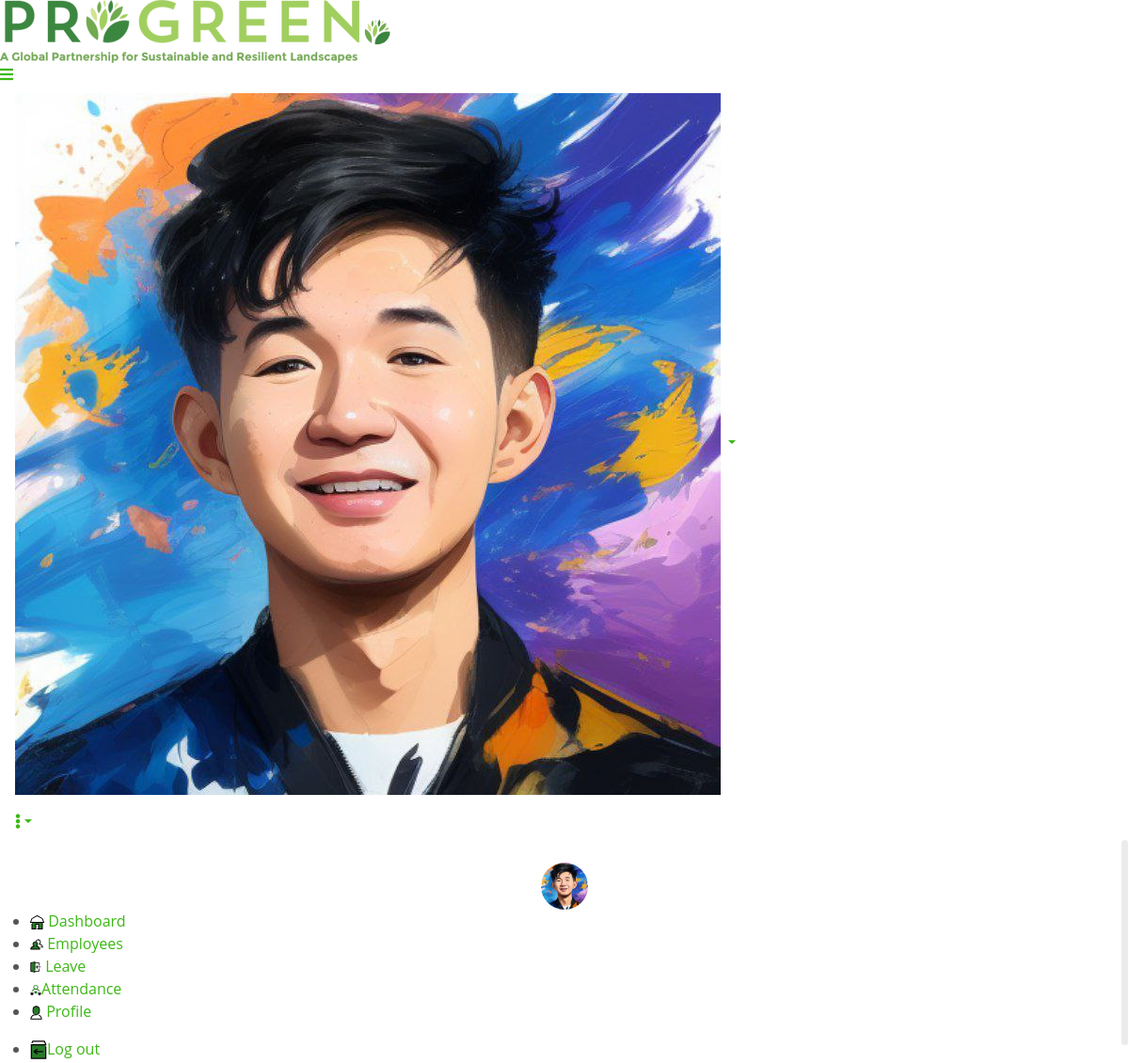
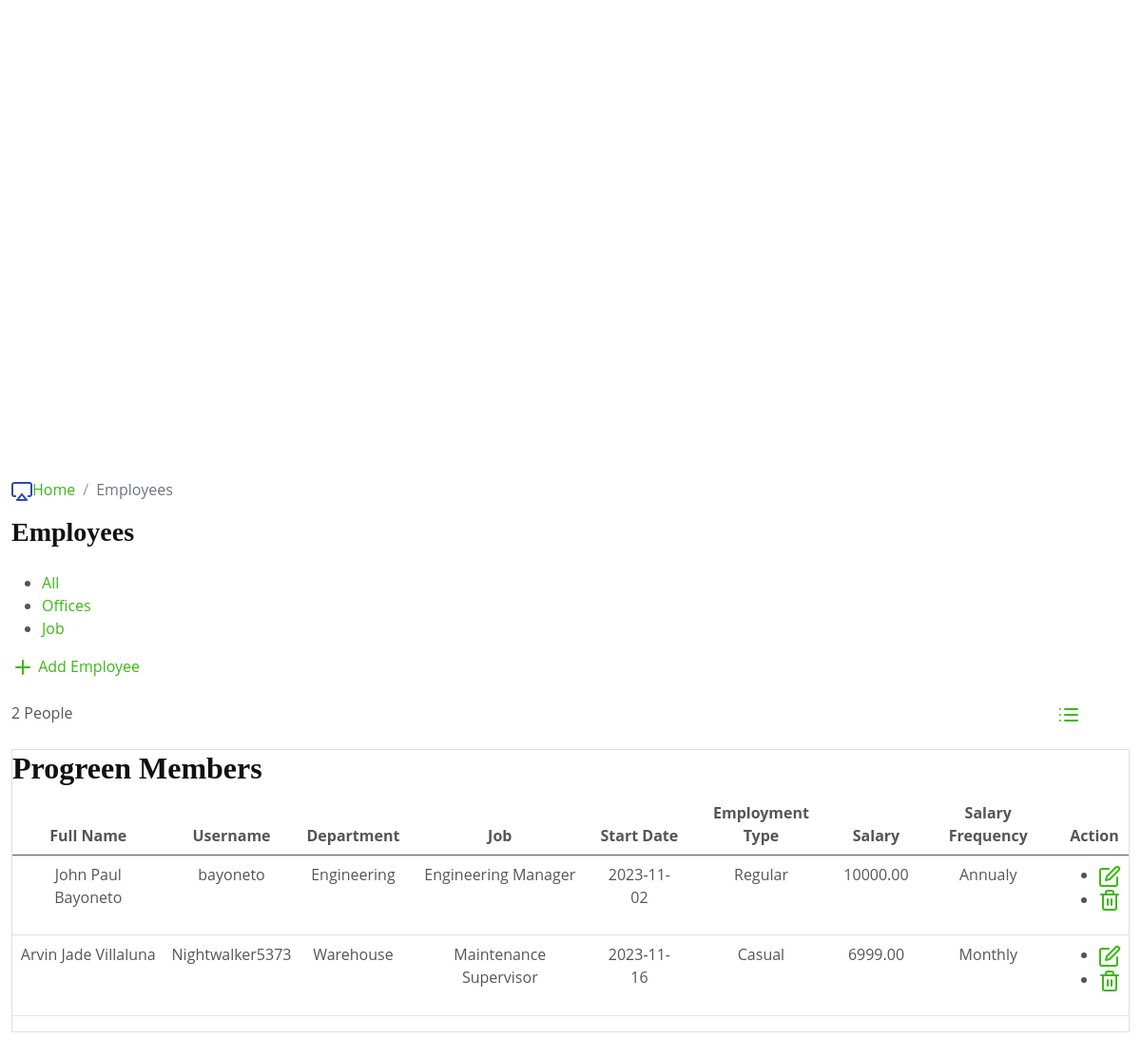
Page /employee.php on the committed database (2 pictures, top to bottom).
### tables this page shows
CREATE TABLE `employee` (
  `employeeID` int(11) NOT NULL,
  `firstName` varchar(50) DEFAULT NULL,
  `lastName` varchar(50) DEFAULT NULL,
  `email` varchar(100) DEFAULT NULL,
  `username` varchar(50) DEFAULT NULL,
  `password` varchar(50) DEFAULT NULL,
  `departmentID` int(11) DEFAULT NULL,
  `jobID` int(11) DEFAULT NULL,
  `startDate` date DEFAULT NULL,
  `employmentType` varchar(50) DEFAULT NULL,
  `salary` decimal(10,2) DEFAULT NULL,
  `salaryFrequency` varchar(20) DEFAULT NULL,
  `profilePictureID` int(11) DEFAULT NULL
);

CREATE TABLE `department` (
  `deptID` int(11) NOT NULL,
  `deptName` varchar(50) DEFAULT NULL
);

CREATE TABLE `job` (
  `jobID` int(11) NOT NULL,
  `jobTitle` varchar(100) DEFAULT NULL,
  `departmentID` int(11) DEFAULT NULL
);

### employee.php (the view, shortened to what this page needs)
<?php
include_once("includes/system_header.php");
include_once("includes/system_main_wraper.php");
include_once("includes/system_navbar.php");
include_once("includes/sidebar.php");
?>
<link rel="stylesheet" href="assets/css/bootstrap.min.css">
<link rel="stylesheet" href="assets/plugins/select2/css/select2.min.css">
<link rel="stylesheet" href="assets/plugins/fontawesome/css/fontawesome.min.css">
<link rel="stylesheet" href="assets/plugins/fontawesome/css/all.min.css">
<link rel="stylesheet" href="assets/css/style.css">
<div class="page-wrapper">
	<div class="content container-fluid">
		<div class="row">
			<div class="col-xl-12 col-sm-12 col-12">
				<div class="breadcrumb-path mb-4">
					<ul class="breadcrumb">
						<li class="breadcrumb-item"><a href="dashboard.php"><img src="assets/img/dash.png" class="mr-2" alt="breadcrumb" />Home</a>
						</li>
						<li class="breadcrumb-item active"> Employees</li>
					</ul>
					<h3>Employees</h3>
				</div>
			</div>
			<div class="col-xl-12 col-sm-12 col-12 mb-4">
				<div class="head-link-set">
					<ul>
						<li><a class="active" href="#">All</a></li>
						<li><a href="employee-office.php">Offices</a></li>
						<li><a href="employee-job.php">Job</a></li>
					</ul>
					<a class="btn-add" href="add-employee.php"><i data-feather="plus"></i> Add Employee</a>
				</div>
			</div>
			<div class="col-xl-12 col-sm-12 col-12 mb-4">
				<div class="row">
					<div class="col-xl-11 col-sm-8 col-12 ">
					<?php
						$countQuery = "SELECT COUNT(*) AS employeeCount FROM employee";
						$countResult = mysqli_query($con, $countQuery);
						$employeeCount = mysqli_fetch_assoc($countResult)['employeeCount'];
					?>
					<label class="employee_count"><?php echo $employeeCount; ?> People</label>
					</div>
					<div class="col-xl-1 col-sm-2 col-12 ">
						<a href="#" class="btn-view active"><i data-feather="list"></i> </a>
					</div>
				</div>
			</div>
			<div class="col-xl-12 col-sm-12 col-12 mb-4">
				<div class="card">
					<div class="table-heading">
						<h2>Progreen Members</h2>
					</div>
					<div class="table-responsive" style="max-height: 500px; overflow-y: auto; overflow-x: auto;">
						<table class="table custom-table no-footer" >
							<thead>
								<tr class="text-center">
									<th>Full Name</th>
									<th>Username</th>
									<th>Department</th>
									<th>Job</th>
									<th>Start Date</th>
									<th>Employment Type</th>
									<th>Salary</th>
									<th>Salary Frequency</th>
									<th>Action</th>
								</tr>
							</thead>
							<tbody>
								<tr>
									<?php
										$query = "SELECT * FROM employee";
										$result = mysqli_query($con, $query);
										while ($row = mysqli_fetch_assoc($result)) {
											echo "<tr class='text-center'>";
											echo "<td>" . $row['firstName'] . " " . $row['lastName'] . "</td>";
											echo "<td>" . $row['username'] . "</td>";
											$departmentQuery = "SELECT deptName FROM department WHERE deptID = " . $row['departmentID'];
											$departmentResult = mysqli_query($con, $departmentQuery);
											$departmentName = mysqli_fetch_assoc($departmentResult)['deptName'];
											$jobQuery = "SELECT jobTitle FROM job WHERE jobID = " . $row['jobID'];
											$jobResult = mysqli_query($con, $jobQuery);
											$jobTitle = mysqli_fetch_assoc($jobResult)['jobTitle'];
											echo "<td>" . $departmentName . "</td>";
											echo "<td>" . $jobTitle . "</td>";
											echo "<td>" . $row['startDate'] . "</td>";
											echo "<td>" . $row['employmentType'] . "</td>";
											echo "<td>" . $row['salary'] . "</td>";
											echo "<td>" . $row['salaryFrequency'] . "</td>";
											echo '<td>';
											echo '<div class="employee-head">';
											echo '<ul>';
											echo '<li><a class="edit_employee" data-employee-id="' . $row['employeeID'] . '" data-toggle="modal" data-target="#edit"><i data-feather="edit"></i></a></li>';
											echo '<li><a class="edit_delete" data-employee-id="' . $row['employeeID'] . '" data-toggle="modal" data-target="#delete"><i data-feather="trash-2"></i></a></li>';
											echo '</ul>';
											echo '</div>';
											echo '</td>';
											echo "</tr>";
										}
									?>
								</tr>
							</tbody>
						</table>
					</div>
				</div>
			</div>
		</div>
	</div>
</div>
</div>
</body>
</html>

### includes/system_header.php (shortened to what this page needs)
<!DOCTYPE html>
<html lang="en">
<head>
<link rel="stylesheet" href="assets/css/bootstrap.min.css">
<link rel="stylesheet" href="assets/plugins/fontawesome/css/fontawesome.min.css">
<link rel="stylesheet" href="assets/plugins/fontawesome/css/all.min.css">
<link rel="stylesheet" href="assets/css/style.css">
</head>
<body>

### includes/system_main_wraper.php (shortened to what this page needs)
<div class="main-wrapper">
<div class="header">
<div class="header-left">
<a href="index.php" class="logo">
<img src="assets/img/logo_0.png" alt="Logo" class="img-fluid">
</a>
<a href="index.php" class="logo logo-small">
<img src="assets/img/logo (1).png" alt="Logo" class="img-fluid" style="max-width: 30px;">
</a>
</div>

### includes/system_navbar.php (shortened to what this page needs)
<a class="mobile_btn" id="mobile_btn">
    <i class="fas fa-bars"></i>
</a>
<ul class="nav user-menu">
    <li class="nav-item dropdown has-arrow main-drop">
        <a href="#" class="dropdown-toggle nav-link" data-toggle="dropdown">
            <span class="user-img">
                <img src="assets/img/profile.jpg" alt="">
            </span>
        </a>
    </li>
</ul>
<div class="dropdown mobile-user-menu show">
    <a href="#" class="nav-link dropdown-toggle" data-toggle="dropdown" aria-expanded="false"><i
            class="fa fa-ellipsis-v"></i></a>
</div>
</div>

### includes/sidebar.php (shortened to what this page needs)
<div class="sidebar" id="sidebar">
			<div class="sidebar-inner slimscroll">
				<div class="sidebar-contents">
					<div id="sidebar-menu" class="sidebar-menu">
						<div class="mobile-show">
							<div class="offcanvas-menu">
								<div class="user-info align-center bg-theme text-center">
									<span class="lnr lnr-cross  text-white" id="mobile_btn_close">X</span>
									<a href="javascript:void(0)" class="d-block menu-style text-white">
										<div class="user-avatar d-inline-block mr-3">
											 <img src="assets/img/profile.jpg" alt="user avatar" class="rounded-circle" width="50">
										</div>
									</a>
								</div>
							</div>
						</div>
						<ul>
							<li>
								<a href="dashboard.php"><img src="assets/img/home.svg" alt="sidebar_img"> <span>Dashboard</span></a>
							</li>
							<li>
								<a href="employee.php"><img src="assets/img/employee.svg" alt="sidebar_img"><span> Employees</span></a>
							</li>
							<li>
								<a href="leave.php"><img src="assets/img/leave.svg" alt="sidebar_img"> <span>Leave</span></a>
							</li>
							<li>
								<a href="review.php"><img src="assets/img/review.svg" alt="sidebar_img"><span>Attendance</span></a>
							</li>
							<li>
								<a href="profile-detail.php"><img src="assets/img/profile.svg" alt="sidebar_img"> <span>Profile</span></a>
							</li>
						</ul>
						<ul class="logout">
							<li>
								<a href="login.php"><img src="assets/img/logout.svg" alt="sidebar_img"><span>Log out</span></a>
							</li>
						</ul>
					</div>
				</div>
			</div>
		</div>

### css/style.css (style rules this page uses)
:root { --primary: #008a00;; --secondary: #F65005; --light: #F7F8FC; --dark: #111111; }
.breadcrumb-item+.breadcrumb-item::before { color: #999999; }

### rows in the picture
employee: firstName "John Paul", lastName "Bayoneto", username "bayoneto", departmentID.deptName "Engineering", jobID.jobTitle "Engineering Manager", startDate "2023-11-02", employmentType "Regular", salary "10000.00", salaryFrequency "Annualy"
employee: firstName "Arvin Jade", lastName "Villaluna", username "Nightwalker5373", departmentID.deptName "Warehouse", jobID.jobTitle "Maintenance Supervisor", startDate "2023-11-16", employmentType "Casual", salary "6999.00", salaryFrequency "Monthly"

### other values in the picture
$employeeCount "2"
